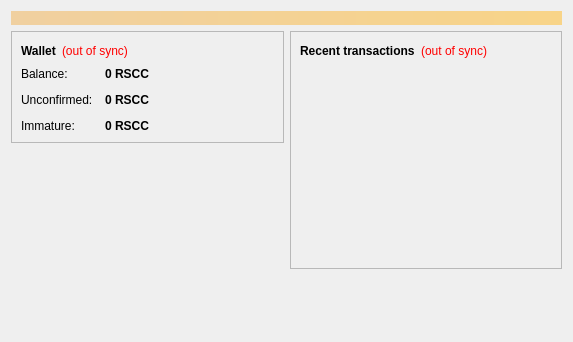
<?xml version="1.0" encoding="UTF-8"?>
<ui version="4.0">
 <class>OverviewPage</class>
 <widget class="QWidget" name="OverviewPage">
  <property name="geometry">
   <rect>
    <x>0</x>
    <y>0</y>
    <width>573</width>
    <height>342</height>
   </rect>
  </property>
  <property name="windowTitle">
   <string>Form</string>
  </property>
  <layout class="QVBoxLayout" name="topLayout">
   <item>
    <widget class="QLabel" name="labelAlerts">
     <property name="visible">
      <bool>false</bool>
     </property>
     <property name="styleSheet">
      <string notr="true">background-color: qlineargradient(x1: 0, y1: 0, x2: 1, y2: 0, stop:0 #F0D0A0, stop:1 #F8D488); color:#000000;</string>
     </property>
     <property name="wordWrap">
      <bool>true</bool>
     </property>
     <property name="margin">
      <number>3</number>
     </property>
    </widget>
   </item>
   <item>
    <layout class="QHBoxLayout" name="horizontalLayout" stretch="1,1">
     <item>
      <layout class="QVBoxLayout" name="verticalLayout_2">
       <item>
        <widget class="QFrame" name="frame">
         <property name="frameShape">
          <enum>QFrame::StyledPanel</enum>
         </property>
         <property name="frameShadow">
          <enum>QFrame::Raised</enum>
         </property>
         <layout class="QVBoxLayout" name="verticalLayout_4">
          <item>
           <layout class="QHBoxLayout" name="horizontalLayout_4">
            <item>
             <widget class="QLabel" name="label_5">
              <property name="font">
               <font>
                <weight>75</weight>
                <bold>true</bold>
               </font>
              </property>
              <property name="text">
               <string>Wallet</string>
              </property>
             </widget>
            </item>
            <item>
             <widget class="QLabel" name="labelWalletStatus">
              <property name="toolTip">
               <string>&lt;html&gt;&lt;head/&gt;&lt;body&gt;&lt;p&gt;The displayed information may be out of date. Your wallet automatically synchronizes with the Rescuecoin network after a connection is established, but this process has not completed yet.&lt;/p&gt;&lt;/body&gt;&lt;/html&gt;</string>
              </property>
              <property name="styleSheet">
               <string notr="true">QLabel { color: red; }</string>
              </property>
              <property name="text">
               <string notr="true">(out of sync)</string>
              </property>
              <property name="alignment">
               <set>Qt::AlignLeading|Qt::AlignLeft|Qt::AlignVCenter</set>
              </property>
             </widget>
            </item>
            <item>
             <spacer name="horizontalSpacer_2">
              <property name="orientation">
               <enum>Qt::Horizontal</enum>
              </property>
              <property name="sizeHint" stdset="0">
               <size>
                <width>40</width>
                <height>20</height>
               </size>
              </property>
             </spacer>
            </item>
           </layout>
          </item>
          <item>
           <layout class="QFormLayout" name="formLayout_2">
            <property name="fieldGrowthPolicy">
             <enum>QFormLayout::AllNonFixedFieldsGrow</enum>
            </property>
            <property name="horizontalSpacing">
             <number>12</number>
            </property>
            <property name="verticalSpacing">
             <number>12</number>
            </property>
            <item row="0" column="0">
             <widget class="QLabel" name="label">
              <property name="text">
               <string>Balance:</string>
              </property>
             </widget>
            </item>
            <item row="0" column="1">
             <widget class="QLabel" name="labelBalance">
              <property name="font">
               <font>
                <weight>75</weight>
                <bold>true</bold>
               </font>
              </property>
              <property name="cursor">
               <cursorShape>IBeamCursor</cursorShape>
              </property>
              <property name="toolTip">
               <string>Your current balance</string>
              </property>
              <property name="text">
               <string notr="true">0 RSCC</string>
              </property>
              <property name="textInteractionFlags">
               <set>Qt::LinksAccessibleByMouse|Qt::TextSelectableByKeyboard|Qt::TextSelectableByMouse</set>
              </property>
             </widget>
            </item>
            <item row="1" column="0">
             <widget class="QLabel" name="label_3">
              <property name="text">
               <string>Unconfirmed:</string>
              </property>
             </widget>
            </item>
            <item row="1" column="1">
             <widget class="QLabel" name="labelUnconfirmed">
              <property name="font">
               <font>
                <weight>75</weight>
                <bold>true</bold>
               </font>
              </property>
              <property name="cursor">
               <cursorShape>IBeamCursor</cursorShape>
              </property>
              <property name="toolTip">
               <string>Total of transactions that have yet to be confirmed, and do not yet count toward the current balance</string>
              </property>
              <property name="text">
               <string notr="true">0 RSCC</string>
              </property>
              <property name="textInteractionFlags">
               <set>Qt::LinksAccessibleByMouse|Qt::TextSelectableByKeyboard|Qt::TextSelectableByMouse</set>
              </property>
             </widget>
            </item>
            <item row="2" column="0">
             <widget class="QLabel" name="labelImmatureText">
              <property name="text">
               <string>Immature:</string>
              </property>
             </widget>
            </item>
            <item row="2" column="1">
             <widget class="QLabel" name="labelImmature">
              <property name="font">
               <font>
                <weight>75</weight>
                <bold>true</bold>
               </font>
              </property>
              <property name="toolTip">
               <string>Mined balance that has not yet matured</string>
              </property>
              <property name="text">
               <string notr="true">0 RSCC</string>
              </property>
              <property name="textInteractionFlags">
               <set>Qt::LinksAccessibleByMouse|Qt::TextSelectableByKeyboard|Qt::TextSelectableByMouse</set>
              </property>
             </widget>
            </item>
           </layout>
          </item>
         </layout>
        </widget>
       </item>
       <item>
        <spacer name="verticalSpacer">
         <property name="orientation">
          <enum>Qt::Vertical</enum>
         </property>
         <property name="sizeHint" stdset="0">
          <size>
           <width>20</width>
           <height>40</height>
          </size>
         </property>
        </spacer>
       </item>
      </layout>
     </item>
     <item>
      <layout class="QVBoxLayout" name="verticalLayout_3">
       <item>
        <widget class="QFrame" name="frame_2">
         <property name="frameShape">
          <enum>QFrame::StyledPanel</enum>
         </property>
         <property name="frameShadow">
          <enum>QFrame::Raised</enum>
         </property>
         <layout class="QVBoxLayout" name="verticalLayout">
          <item>
           <layout class="QHBoxLayout" name="horizontalLayout_2">
            <item>
             <widget class="QLabel" name="label_4">
              <property name="text">
               <string>&lt;b&gt;Recent transactions&lt;/b&gt;</string>
              </property>
             </widget>
            </item>
            <item>
             <widget class="QLabel" name="labelTransactionsStatus">
              <property name="toolTip">
               <string>&lt;html&gt;&lt;head/&gt;&lt;body&gt;&lt;p&gt;The displayed information may be out of date. Your wallet automatically synchronizes with the Rescuecoin network after a connection is established, but this process has not completed yet.&lt;/p&gt;&lt;/body&gt;&lt;/html&gt;</string>
              </property>
              <property name="styleSheet">
               <string notr="true">QLabel { color: red; }</string>
              </property>
              <property name="text">
               <string notr="true">(out of sync)</string>
              </property>
              <property name="alignment">
               <set>Qt::AlignRight|Qt::AlignTrailing|Qt::AlignVCenter</set>
              </property>
             </widget>
            </item>
            <item>
             <spacer name="horizontalSpacer">
              <property name="orientation">
               <enum>Qt::Horizontal</enum>
              </property>
              <property name="sizeHint" stdset="0">
               <size>
                <width>40</width>
                <height>20</height>
               </size>
              </property>
             </spacer>
            </item>
           </layout>
          </item>
          <item>
           <widget class="QListView" name="listTransactions">
            <property name="styleSheet">
             <string notr="true">QListView { background: transparent; }</string>
            </property>
            <property name="frameShape">
             <enum>QFrame::NoFrame</enum>
            </property>
            <property name="verticalScrollBarPolicy">
             <enum>Qt::ScrollBarAlwaysOff</enum>
            </property>
            <property name="horizontalScrollBarPolicy">
             <enum>Qt::ScrollBarAlwaysOff</enum>
            </property>
            <property name="selectionMode">
             <enum>QAbstractItemView::NoSelection</enum>
            </property>
           </widget>
          </item>
         </layout>
        </widget>
       </item>
       <item>
        <spacer name="verticalSpacer_2">
         <property name="orientation">
          <enum>Qt::Vertical</enum>
         </property>
         <property name="sizeHint" stdset="0">
          <size>
           <width>20</width>
           <height>40</height>
          </size>
         </property>
        </spacer>
       </item>
      </layout>
     </item>
    </layout>
   </item>
  </layout>
 </widget>
 <resources/>
 <connections/>
</ui>
